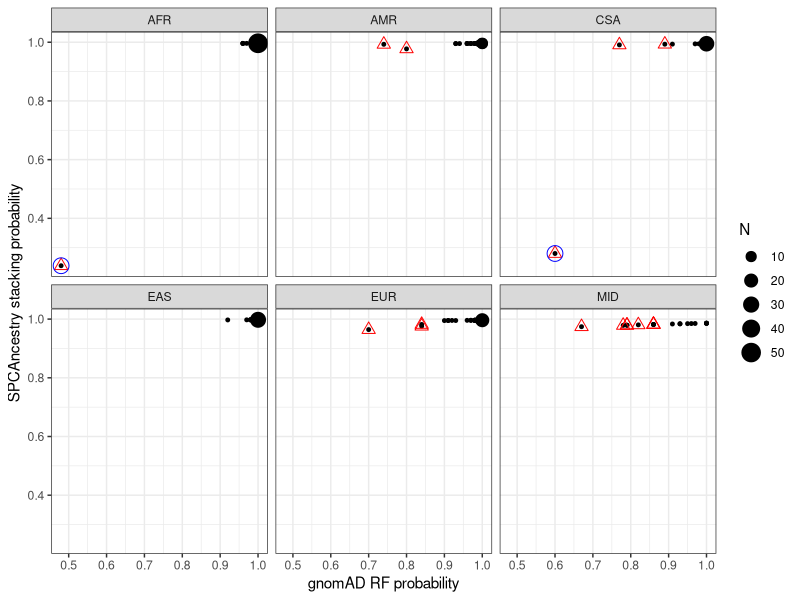

Source code (R):
library(ggplot2)
library(dplyr)
library(tidyverse)

# 1. Classification comparison
gnomad <- read.table("gnomad_probs.txt", header=TRUE,
                       sep="\t", row.names=1)

spcancestry <- read.table("spcancestry_probs.txt", header=TRUE,
                          sep="\t", row.names=1)

# it doesn't matter which df we use to subset by TRUE POP as true_pop is the same in gnomad and spcancestry, 
df <- rbind(cbind(gnomad, source = "gnomad"),
            cbind(spcancestry, source = "spcancestry"))

get_pop_counts <- function(full_df, population, prob_col) {
  df_pop <- full_df |> filter(true_pop == population)
  df_gnomad <- df_pop |> filter(source == "gnomad")
  df_spcancestry <- df_pop |> filter(source == "spcancestry")
  
  df_plot <- data.frame(gnomad = df_gnomad[, prob],
                        spcancestry = df_spcancestry[, prob])
  
  # some samples will completely overlap, so points with more samples will be bigger on the plot
  df_count <- df_plot |>
    group_by(gnomad, spcancestry) |>
    summarise(N = n())
  
  df_count$pop <- pop # add this so we can use facet_grid to get a nice plot title in a grey box
  
  return(df_count)
}

combined_df <- data.frame()
# There is only 1 sample in OCE
pops <- c("EUR",  "EAS", "AMR", "CSA", "AFR", "MID")
for (pop in pops){
  prob <- paste0("prob_", pop)
  df_pop_counts <- get_pop_counts(df, pop, prob)
  
  combined_df <- rbind(combined_df, df_pop_counts)
}

combined_df

ggplot(combined_df, aes(x=gnomad, y=spcancestry, size=N)) +
  geom_point() +
  geom_point(data=combined_df |>
               filter(gnomad < 0.9),
             pch=24,
             size=3, 
             colour="red") +
  geom_point(data=combined_df |>
               filter(spcancestry < 0.9),
             pch=21,
             size=5, 
             colour="blue") +
  facet_wrap(. ~ pop, ncol = 3) +
  xlab("gnomAD RF probability") +
  ylab("SPCAncestry stacking probability") +
  theme_bw()

# 2. Investigate the two samples where SPCAncestry was unable to correctly classify (Section 3.1)
## A. AFR sample
spcancestry |> filter(true_pop == "AFR" & prob_AFR < 0.9)
gnomad |> filter(true_pop == "AFR" & prob_AFR < 0.9)

## B. CSA sample
spcancestry |> filter(true_pop == "CSA" & prob_CSA < 0.9)
gnomad |> filter(true_pop == "CSA" & prob_CSA < 0.9)


# 3. MID classification comparison (Section 3.1)
spcancestry |> filter(true_pop == "MID" & prob_MID < 0.9)
gnomad |> filter(true_pop == "MID" & prob_MID < 0.9)

